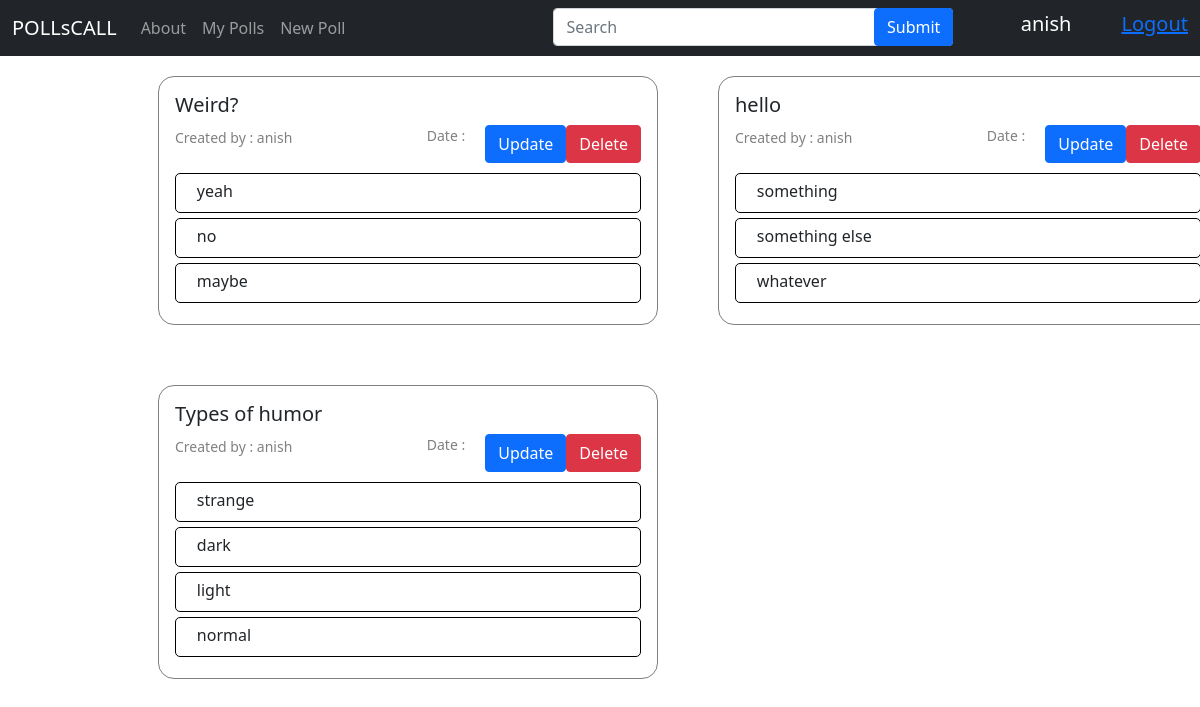
The page /mypolls/ (signed in) on the database as committed earlier.
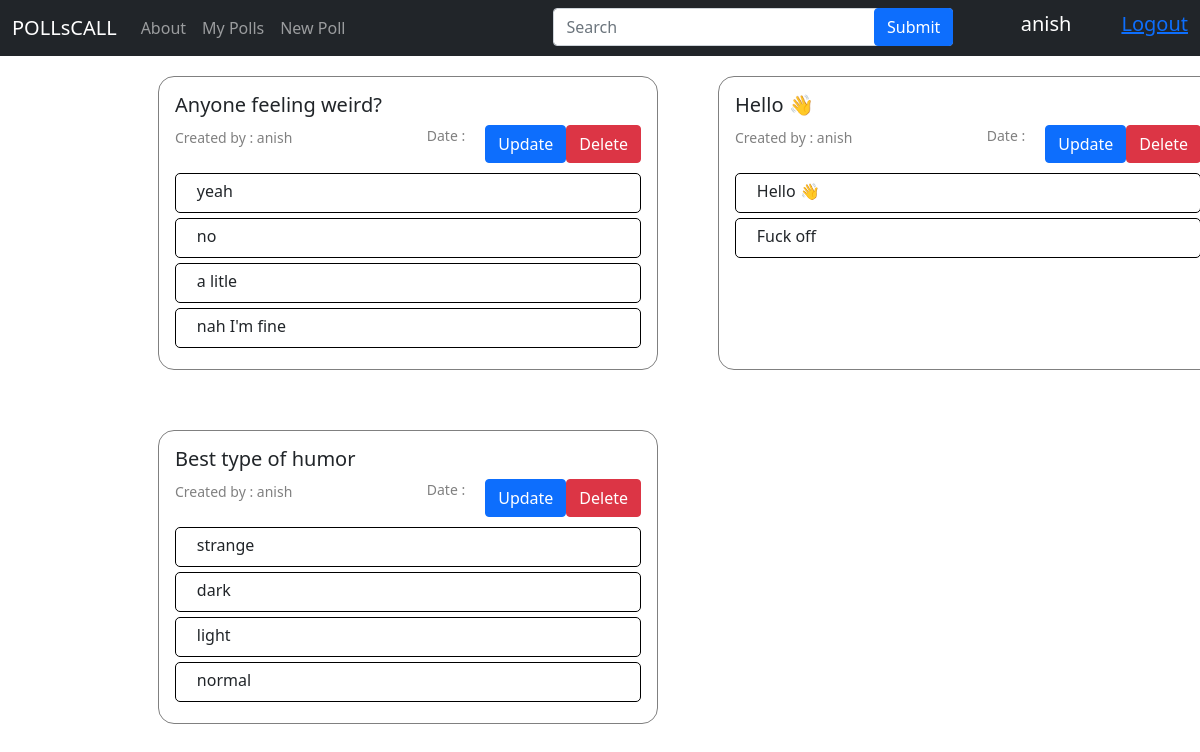
The same page on the database as committed later.
### polls/models.py (models this page shows, shortened)
class Poll(models.Model):
    question = models.CharField(max_length=255)
    creator =  models.ForeignKey(User, on_delete=models.CASCADE)
    pub_date = models.DateTimeField("date published",default=timezone.now)

class Choice(models.Model):
    question = models.ForeignKey(Poll, on_delete=models.CASCADE)
    option_text = models.CharField(max_length=255)
    votes = models.IntegerField(default=0)

### polls/views.py (the view)
# urls.py: path('mypolls/',views.mypolls,name='mypolls'),
def mypolls(request):
    poll = Poll.objects.all()
    choice = Choice.objects.all()
    if request.GET.get('search'):
        poll = poll.filter(question__icontains = request.GET.get('search') )
    if request.user.is_anonymous:
        return redirect("/login")
    if poll.exists():
        return render(request, "mypolls.html",{"polls":poll,"choice":choice,"vote":vote,"user":request.user})
    else:
        return HttpResponse("You haven't yet created any poll.")

### templates/mypolls.html (shortened to what this page needs)
{% extends 'base.html' %}  {% block serach_bar %}
<div style="position: relative; width: 400px">
  <form action="">
    <input
      type="text"
      id="search"
      name="search"
      class="form-control"
      placeholder="Search"
    />
    <button
      type="submit"
      class="btn btn-primary"
      style="position: absolute; top: 0; right: 0"
    >
      Submit
    </button>
  </form>
</div>
{% endblock serach_bar %} {% block body %}
<div class="wrapper">
  {% for poll in polls %}
   {% if poll.creator.username == user.username %}
   {% if polls %}
  <div class="card-body pollContent" style="min-width: 400px; overflow: wrap">
    <h5 class="card-title">{{poll.question}}</h5>
    <a href="/delete/{{poll.id}}" class="btn btn-danger" style="float: right"
      >Delete</a
    >
    <a href="/update/{{poll.id}}" class="btn btn-primary" style="float: right"
      >Update</a
    >
    <weak>
      Created by : {{poll.creator}}
      <div>Date : {{poll.date}}</div> </weak
    ><br /><br />
    {% for choice in poll.choice_set.all %}
    <div class="options vote-button">
      &nbsp;&nbsp;&nbsp;&nbsp;&nbsp;{{choice.option_text}}
    </div>
    {% endfor %}
  </div>
  {% else %}
  <h1 style="align-text: center">Login to see your polls.</h1>
  {% endif %}
  {% endif %}
  {% endfor %}
</div>
{% endblock body %}

Rows that differ between the two databases and show on the page:
removed Choice: option_text "whatever", shown under Poll "hello"
changed Poll: question "Weird?" → "Anyone feeling weird?"
changed Choice: option_text "maybe" → "a litle"
added Choice: option_text "nah I'm fine", shown under Poll "Anyone feeling weird?"
changed Poll: question "hello" → "Hello 👋"
changed Choice: option_text "something" → "Hello 👋"
changed Choice: option_text "something else" → "Fuck off"
changed Poll: question "Types of humor" → "Best type of humor"
